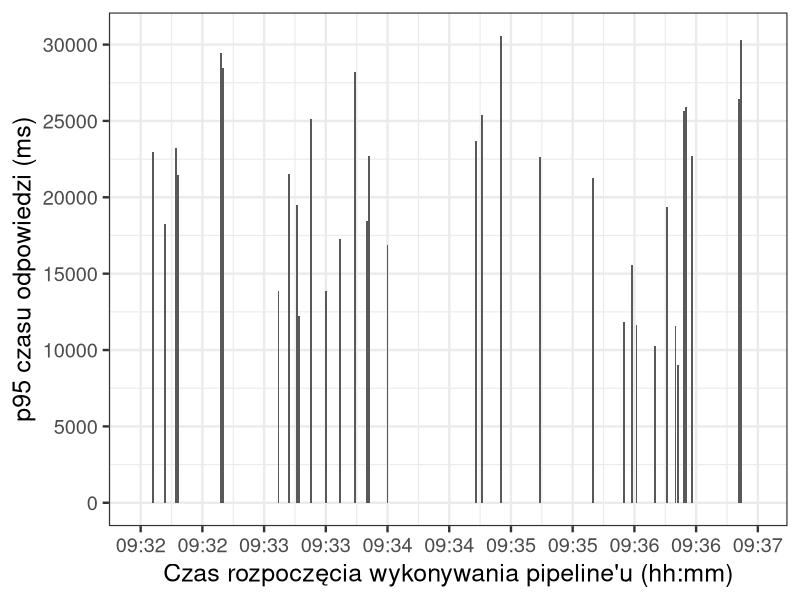

Recreate this plot in R.
library("ggplot2")
library("scales")

png(filename="azure-data-intensive-latency.png", width=800, height=600)

dat = read.csv("dataintensive.csv")
dat$time = as.POSIXct(dat$time, format = "%Y-%m-%dT%H:%M:%SZ")

ggplot(data=dat, aes(time, p95)) +
geom_bar(stat="identity") +
labs(x = "Czas rozpoczęcia wykonywania pipeline'u (hh:mm)", y = "p95 czasu odpowiedzi (ms)") +
theme(plot.margin = unit(c(1,1,1,1), "cm")) + theme_bw(base_size=18) +
scale_x_datetime(labels = date_format("%H:%M"), breaks = pretty_breaks(n=10)) +
scale_y_continuous(breaks=pretty_breaks(n=10))
